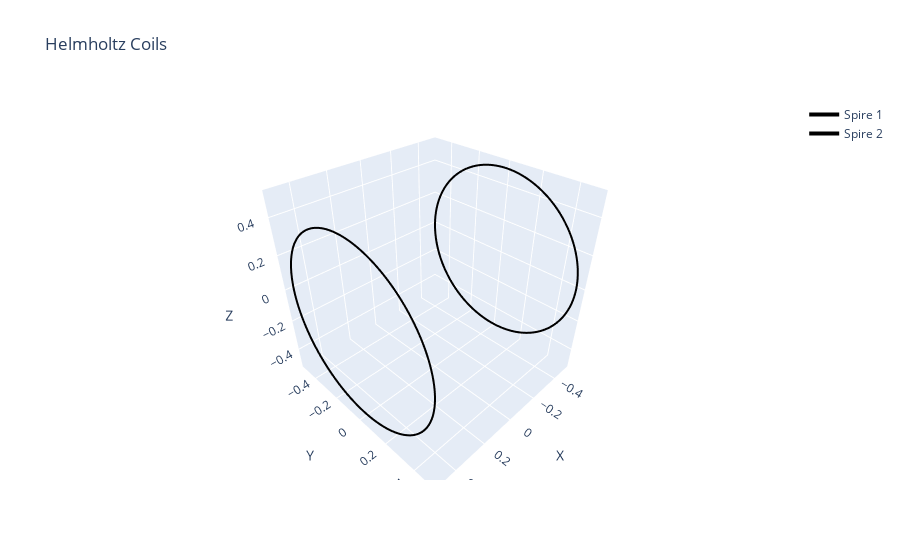

Source (notebook cell):
### Code cell
spire1_c, spire2_c = test_3.circular_spires(Ax, X_coil.h, X_coil.a, num_seg)
f1 = hplot.plot_spires(spire1_c, spire2_c, color='black')

### Figure 1 — Plotly figure (JSON) as saved in the notebook; plotly's stock layout.template omitted (floating-point values rounded to 4 significant figures; data arrays with more than 128 entries replaced by an {"elided": "..."} marker saying what was removed)
{"data": [{"line": {"color": "black", "width": 4}, "mode": "lines", "name": "Spire 1", "type": "scatter3d", "x": {"elided": "400 float values"}, "y": {"elided": "400 float values"}, "z": {"elided": "400 float values"}}, {"line": {"color": "black", "width": 4}, "mode": "lines", "name": "Spire 2", "type": "scatter3d", "x": {"elided": "400 float values"}, "y": {"elided": "400 float values"}, "z": {"elided": "400 float values"}}], "layout": {"scene": {"xaxis": {"title": {"text": "X"}}, "yaxis": {"title": {"text": "Y"}}, "zaxis": {"title": {"text": "Z"}}}, "title": {"text": "Helmholtz Coils"}}}
